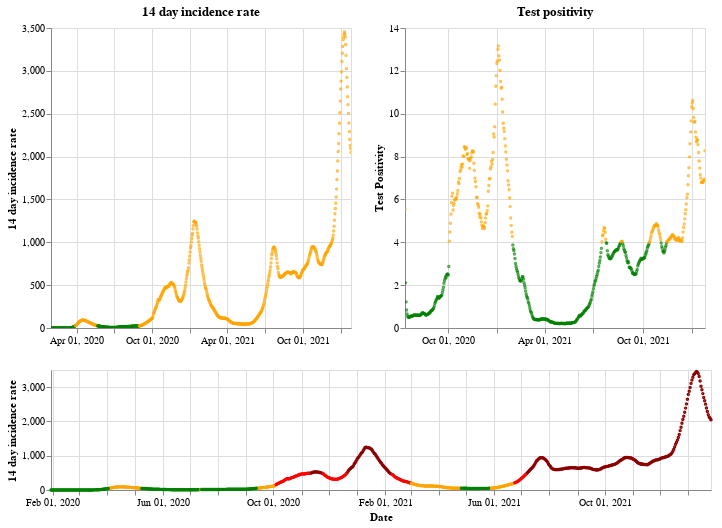

Notebook code cell kept with this figure:
### Markdown cell above
## England

### Code cell
plot_traffic_light('England')

### Figure 1 — Vega-Lite specification as saved in the notebook (floating-point values rounded to 4 significant figures; data arrays with more than 128 entries replaced by an {"elided": "..."} marker saying what was removed)
{"config": {"view": {"continuousWidth": 400, "continuousHeight": 300}}, "vconcat": [{"hconcat": [{"mark": {"type": "point", "size": 2}, "encoding": {"color": {"condition": {"value": "green", "test": "(datum.twoWeeklyCasesRate <= 25)"}, "value": "orange"}, "tooltip": [{"type": "nominal", "field": "areaName"}, {"type": "temporal", "field": "date"}, {"type": "quantitative", "field": "twoWeeklyCasesRate"}, {"type": "quantitative", "field": "testPositivity"}], "x": {"type": "temporal", "axis": {"title": ""}, "field": "date", "scale": {"domain": {"selection": "DateBrush"}}, "timeUnit": "yearmonthdate"}, "y": {"type": "quantitative", "axis": {"title": "14 day incidence rate"}, "field": "twoWeeklyCasesRate"}}, "title": "14 day incidence rate", "width": 300}, {"mark": {"type": "point", "size": 2}, "encoding": {"color": {"condition": {"value": "green", "test": "(datum.testPositivity <= 4)"}, "value": "orange"}, "tooltip": [{"type": "nominal", "field": "areaName"}, {"type": "temporal", "field": "date"}, {"type": "quantitative", "field": "twoWeeklyCasesRate"}, {"type": "quantitative", "field": "testPositivity"}], "x": {"type": "temporal", "axis": {"title": ""}, "field": "date", "scale": {"domain": {"selection": "DateBrush"}}, "timeUnit": "yearmonthdate"}, "y": {"type": "quantitative", "axis": {"title": "Test Positivity"}, "field": "testPositivity"}}, "title": "Test positivity", "width": 300}]}, {"layer": [{"mark": {"type": "point", "size": 2}, "encoding": {"color": {"condition": {"value": "orange", "test": "(((datum.testPositivity < 4) && (datum.twoWeeklyCasesRate >= 50)) && (datum.twoWeeklyCasesRate < 200))"}, "value": "red"}, "opacity": {"condition": {"value": 1, "test": "((datum.twoWeeklyCasesRate >= 50) && (datum.twoWeeklyCasesRate < 500))"}, "value": 0}, "tooltip": [{"type": "nominal", "field": "areaName"}, {"type": "temporal", "field": "date"}, {"type": "quantitative", "field": "twoWeeklyCasesRate"}, {"type": "quantitative", "field": "testPositivity"}], "x": {"type": "temporal", "axis": {"title": "Date"}, "field": "date", "timeUnit": "yearmonthdate"}, "y": {"type": "quantitative", "axis": {"title": "14 day incidence rate"}, "field": "twoWeeklyCasesRate"}}, "selection": {"DateBrush": {"type": "interval", "encodings": ["x"], "fields": ["Time"]}}}, {"mark": {"type": "point", "size": 2}, "encoding": {"color": {"value": "darkred"}, "opacity": {"condition": {"value": 1, "test": "(datum.twoWeeklyCasesRate >= 500)"}, "value": 0}, "tooltip": [{"type": "nominal", "field": "areaName"}, {"type": "temporal", "field": "date"}, {"type": "quantitative", "field": "twoWeeklyCasesRate"}, {"type": "quantitative", "field": "testPositivity"}], "x": {"type": "temporal", "axis": {"title": "Date"}, "field": "date", "timeUnit": "yearmonthdate"}, "y": {"type": "quantitative", "axis": {"title": "14 day incidence rate"}, "field": "twoWeeklyCasesRate"}}}, {"mark": {"type": "point", "size": 2}, "encoding": {"color": {"condition": {"value": "green", "test": "((datum.testPositivity < 4) && (datum.twoWeeklyCasesRate < 50))"}, "value": "orange"}, "opacity": {"condition": {"value": 1, "test": "(datum.twoWeeklyCasesRate < 50)"}, "value": 0}, "tooltip": [{"type": "nominal", "field": "areaName"}, {"type": "temporal", "field": "date"}, {"type": "quantitative", "field": "twoWeeklyCasesRate"}, {"type": "quantitative", "field": "testPositivity"}], "x": {"type": "temporal", "axis": {"title": "Date"}, "field": "date", "timeUnit": "yearmonthdate"}, "y": {"type": "quantitative", "axis": {"title": "14 day incidence rate"}, "field": "twoWeeklyCasesRate"}}}], "height": 120, "width": 660}], "data": {"name": "data-3d27f8a2872b4207da3f53768fcf9fc9"}, "$schema": "https://vega.github.io/schema/vega-lite/v4.8.1.json", "datasets": {"data-3d27f8a2872b4207da3f53768fcf9fc9": {"elided": "728 records"}}}
